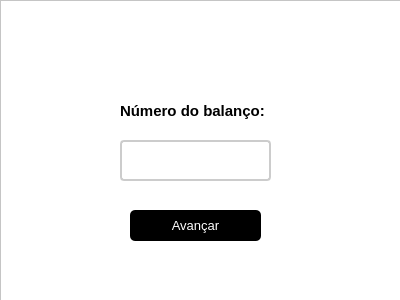
<?xml version="1.0" encoding="UTF-8"?>
<ui version="4.0">
 <class>MainWindow</class>
 <widget class="QMainWindow" name="MainWindow">
  <property name="geometry">
   <rect>
    <x>0</x>
    <y>0</y>
    <width>400</width>
    <height>300</height>
   </rect>
  </property>
  <property name="minimumSize">
   <size>
    <width>400</width>
    <height>300</height>
   </size>
  </property>
  <property name="maximumSize">
   <size>
    <width>400</width>
    <height>300</height>
   </size>
  </property>
  <property name="windowTitle">
   <string>MainWindow</string>
  </property>
  <widget class="QWidget" name="centralwidget">
   <property name="maximumSize">
    <size>
     <width>400</width>
     <height>300</height>
    </size>
   </property>
   <widget class="QFrame" name="frame">
    <property name="geometry">
     <rect>
      <x>0</x>
      <y>0</y>
      <width>441</width>
      <height>301</height>
     </rect>
    </property>
    <property name="styleSheet">
     <string notr="true">
background-color: rgb(255, 255, 255);</string>
    </property>
    <property name="frameShape">
     <enum>QFrame::StyledPanel</enum>
    </property>
    <property name="frameShadow">
     <enum>QFrame::Raised</enum>
    </property>
    <widget class="QLineEdit" name="lineEditNumBal">
     <property name="geometry">
      <rect>
       <x>120</x>
       <y>140</y>
       <width>151</width>
       <height>41</height>
      </rect>
     </property>
     <property name="maximumSize">
      <size>
       <width>200</width>
       <height>200</height>
      </size>
     </property>
     <property name="font">
      <font>
       <family>Arial</family>
       <pointsize>11</pointsize>
      </font>
     </property>
     <property name="styleSheet">
      <string notr="true">QLineEdit {
	border: 2px solid rgb(204, 204, 204);
	border-radius: 4px;
	padding-left: 10px;
	color:rgb(85, 85, 85);

}
QLineEdit:hover {
	border: 2px solid rgb(6, 146, 242);
	
}
QLineEdit:focus {
	border: 2px solid rgb(6, 146, 242);	

}</string>
     </property>
     <property name="inputMask">
      <string/>
     </property>
     <property name="text">
      <string/>
     </property>
     <property name="maxLength">
      <number>10</number>
     </property>
     <property name="placeholderText">
      <string/>
     </property>
    </widget>
    <widget class="QLabel" name="labelDescricao">
     <property name="geometry">
      <rect>
       <x>120</x>
       <y>100</y>
       <width>161</width>
       <height>21</height>
      </rect>
     </property>
     <property name="font">
      <font>
       <family>Arial</family>
       <pointsize>11</pointsize>
       <weight>75</weight>
       <bold>true</bold>
      </font>
     </property>
     <property name="styleSheet">
      <string notr="true"/>
     </property>
     <property name="text">
      <string>Número do balanço:</string>
     </property>
    </widget>
    <widget class="QLabel" name="labelLogo">
     <property name="geometry">
      <rect>
       <x>110</x>
       <y>20</y>
       <width>161</width>
       <height>61</height>
      </rect>
     </property>
     <property name="text">
      <string/>
     </property>
     <property name="pixmap">
      <pixmap>../../../../Downloads/logo_resized (1).png</pixmap>
     </property>
    </widget>
    <widget class="QPushButton" name="btnAvanca">
     <property name="geometry">
      <rect>
       <x>130</x>
       <y>210</y>
       <width>131</width>
       <height>31</height>
      </rect>
     </property>
     <property name="font">
      <font>
       <family>Arial</family>
       <pointsize>10</pointsize>
       <weight>50</weight>
       <bold>false</bold>
      </font>
     </property>
     <property name="styleSheet">
      <string notr="true">QPushButton {
	border-radius: 5px;
	color:rgb(255, 255, 255);
	background-color: rgb(0,0,0);

}

QPushButton:hover {
	color:rgb(255, 255, 255);
	background-color: rgb(68, 68, 68)	;

}
</string>
     </property>
     <property name="text">
      <string>Avançar</string>
     </property>
    </widget>
   </widget>
  </widget>
 </widget>
 <resources/>
 <connections/>
</ui>
